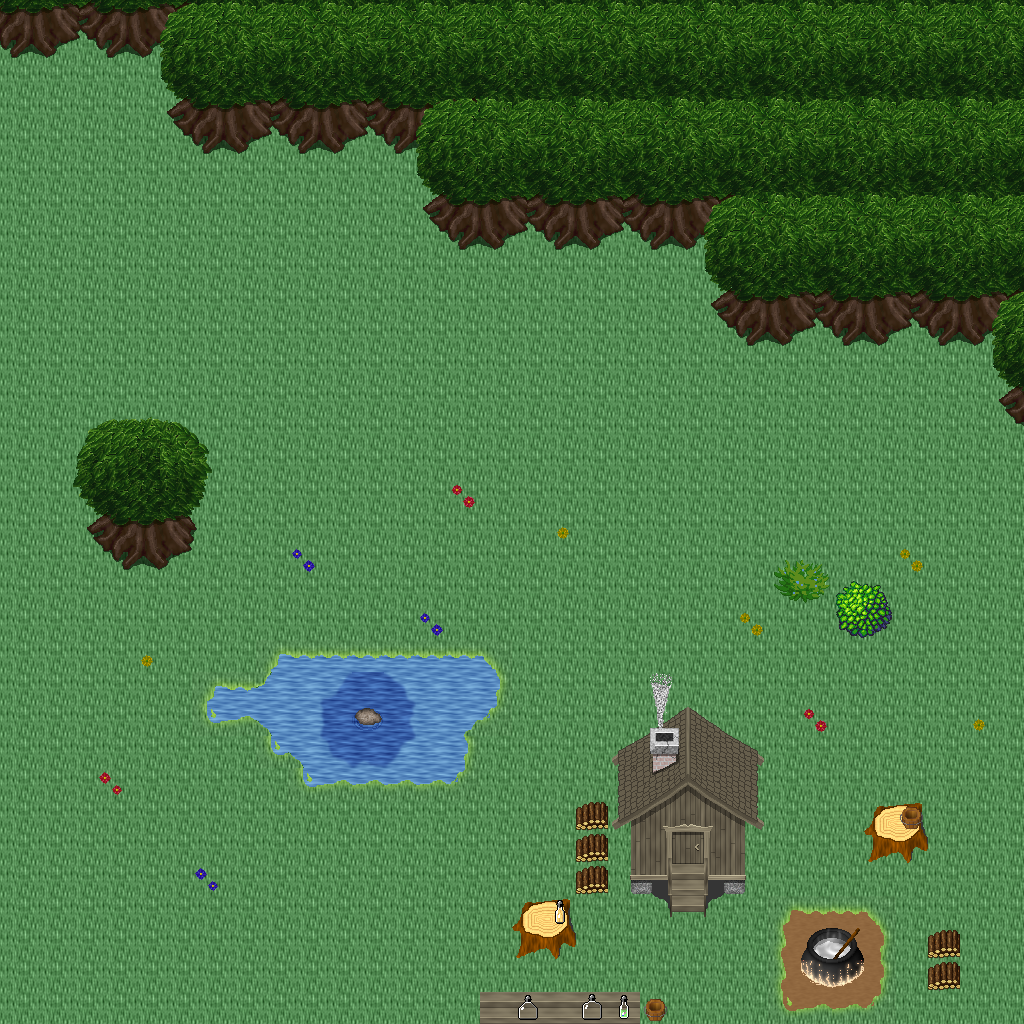

A 2D game scene composited from a Tiled map and its tileset images. What follows is a short description and the map's XML, with each tile layer's data collapsed to a summary:
An orthogonal 32x32 tile map with 32x32 px tiles, 5 tile layers (Ground, Objects, Objects2, Above, ...), 1 hidden layer not drawn, 39 tilesets.

<map version="1.10" tiledversion="1.11.0" orientation="orthogonal" renderorder="right-down" width="32" height="32" tilewidth="32" tileheight="32" infinite="0" nextlayerid="11" nextobjectid="1">
 <tileset firstgid="1" name="ground_ground" tilewidth="32" tileheight="32" tilecount="33" columns="3">
  <image source="../drawable/ground_ground.png" width="96" height="352" />
 </tileset>
 <tileset firstgid="34" name="ground_water_pool" tilewidth="32" tileheight="32" tilecount="72" columns="3">
  <image source="../drawable/ground_water_pool.png" width="96" height="768" />
 </tileset>
 <tileset firstgid="106" name="ground_ridge_earth_dark" tilewidth="32" tileheight="32" tilecount="96" columns="12">
  <image source="../drawable/ground_ridge_earth_dark.png" width="384" height="256" />
 </tileset>
 <tileset firstgid="202" name="ground_grass_edges" tilewidth="32" tileheight="32" tilecount="36" columns="12">
  <image source="../drawable/ground_grass_edges.png" width="384" height="96" />
 </tileset>
 <tileset firstgid="238" name="ground_grass_corners" tilewidth="32" tileheight="32" tilecount="24" columns="6">
  <image source="../drawable/ground_grass_corners.png" width="192" height="128" />
 </tileset>
 <tileset firstgid="262" name="plant_flower_daisy_blue" tilewidth="32" tileheight="32" tilecount="8" columns="2">
  <image source="../drawable/plant_flower_daisy_blue.png" width="64" height="128" />
 </tileset>
 <tileset firstgid="270" name="plant_flower_daisy_yellow" tilewidth="32" tileheight="32" tilecount="8" columns="2">
  <image source="../drawable/plant_flower_daisy_yellow.png" width="64" height="128" />
 </tileset>
 <tileset firstgid="278" name="plant_flower_daisy_red" tilewidth="32" tileheight="32" tilecount="8" columns="2">
  <image source="../drawable/plant_flower_daisy_red.png" width="64" height="128" />
 </tileset>
 <tileset firstgid="286" name="plant_flower_daisy_white" tilewidth="32" tileheight="32" tilecount="8" columns="2">
  <image source="../drawable/plant_flower_daisy_white.png" width="64" height="128" />
 </tileset>
 <tileset firstgid="294" name="logic_collision" tilewidth="32" tileheight="32" tilecount="1" columns="1">
  <image source="../drawable/logic_collision.png" width="32" height="32" />
 </tileset>
 <tileset firstgid="295" name="plant_tree_tree_green" tilewidth="32" tileheight="32" tilecount="88" columns="8">
  <image source="../drawable/plant_tree_tree_green.png" width="256" height="352" />
 </tileset>
 <tileset firstgid="383" name="plant_stump_stump_brown" tilewidth="32" tileheight="32" tilecount="4" columns="2">
  <image source="../drawable/plant_stump_stump_brown.png" width="64" height="64" />
 </tileset>
 <tileset firstgid="387" name="item_pot_cauldron" tilewidth="32" tileheight="32" tilecount="48" columns="8">
  <image source="../drawable/item_pot_cauldron.png" width="256" height="192" />
 </tileset>
 <tileset firstgid="435" name="plant_bush_various_small" tilewidth="32" tileheight="32" tilecount="9" columns="3">
  <image source="../drawable/plant_bush_various_small.png" width="96" height="96" />
 </tileset>
 <tileset firstgid="444" name="ground_rock_pebbles" tilewidth="32" tileheight="32" tilecount="3" columns="1">
  <image source="../drawable/ground_rock_pebbles.png" width="32" height="96" />
 </tileset>
 <tileset firstgid="447" name="ground_ladder_vertical_dark" tilewidth="32" tileheight="32" tilecount="3" columns="3">
  <image source="../drawable/ground_ladder_vertical_dark.png" width="96" height="32" />
 </tileset>
 <tileset firstgid="450" name="item_chemistry_empty_bottles" tilewidth="32" tileheight="32" tilecount="12" columns="4">
  <image source="../drawable/item_chemistry_empty_bottles.png" width="128" height="96" />
 </tileset>
 <tileset firstgid="462" name="item_chemistry_flask" tilewidth="32" tileheight="32" tilecount="3" columns="1">
  <image source="../drawable/item_chemistry_flask.png" width="32" height="96" />
 </tileset>
 <tileset firstgid="465" name="item_pot_barrel" tilewidth="32" tileheight="32" tilecount="2" columns="1">
  <image source="../drawable/item_pot_barrel.png" width="32" height="64" />
 </tileset>
 <tileset firstgid="467" name="item_flagpole" tilewidth="32" tileheight="32" tilecount="3" columns="1">
  <image source="../drawable/item_flagpole.png" width="32" height="96" />
 </tileset>
 <tileset firstgid="470" name="item_food_beehive1" tilewidth="32" tileheight="32" tilecount="1" columns="1">
  <image source="../drawable/item_food_beehive1.png" width="32" height="32" />
 </tileset>
 <tileset firstgid="471" name="item_food_beehive2" tilewidth="32" tileheight="32" tilecount="1" columns="1">
  <image source="../drawable/item_food_beehive2.png" width="32" height="32" />
 </tileset>
 <tileset firstgid="472" name="item_buzzing_bees" tilewidth="32" tileheight="32" tilecount="5" columns="5">
  <image source="../drawable/item_buzzing_bees.png" width="160" height="32" />
 </tileset>
 <tileset firstgid="477" name="plant_bush_hedge" tilewidth="32" tileheight="32" tilecount="35" columns="5">
  <image source="../drawable/plant_bush_hedge.png" width="160" height="224" />
 </tileset>
 <tileset firstgid="512" name="logic_creature_animal" tilewidth="32" tileheight="32" tilecount="32" columns="8">
  <image source="../drawable/logic_creature_animal.png" width="256" height="128" />
 </tileset>
 <tileset firstgid="544" name="furniture_table_wooden_trestle" tilewidth="32" tileheight="32" tilecount="9" columns="3">
  <image source="../drawable/furniture_table_wooden_trestle.png" width="96" height="96" />
 </tileset>
 <tileset firstgid="553" name="furniture_table_bench" tilewidth="32" tileheight="32" tilecount="3" columns="3">
  <image source="../drawable/furniture_table_bench.png" width="96" height="32" />
 </tileset>
 <tileset firstgid="556" name="item_food_smoked_meatandfish" tilewidth="32" tileheight="32" tilecount="4" columns="4">
  <image source="../drawable/item_food_smoked_meatandfish.png" width="128" height="32" />
 </tileset>
 <tileset firstgid="560" name="furniture_table_wooden_trestle_vertical" tilewidth="32" tileheight="32" tilecount="6" columns="2">
  <image source="../drawable/furniture_table_wooden_trestle_vertical.png" width="64" height="96" />
 </tileset>
 <tileset firstgid="566" name="building_huts" tilewidth="32" tileheight="32" tilecount="338" columns="26">
  <image source="../drawable/building_huts.png" width="832" height="416" />
 </tileset>
 <tileset firstgid="904" name="building_chimney_smoke" tilewidth="32" tileheight="32" tilecount="40" columns="4">
  <image source="../drawable/building_chimney_smoke.png" width="128" height="320" />
 </tileset>
 <tileset firstgid="944" name="item_firewood" tilewidth="32" tileheight="32" tilecount="12" columns="3">
  <image source="../drawable/item_firewood.png" width="96" height="128" />
 </tileset>
 <tileset firstgid="956" name="logic_item_herb" tilewidth="32" tileheight="32" tilecount="5" columns="5">
  <image source="../drawable/logic_item_herb.png" width="160" height="32" />
 </tileset>
 <tileset firstgid="961" name="logic_creature_reptile" tilewidth="32" tileheight="32" tilecount="7" columns="7">
  <image source="../drawable/logic_creature_reptile.png" width="224" height="32" />
 </tileset>
 <tileset firstgid="968" name="logic_creature_insect" tilewidth="32" tileheight="32" tilecount="5" columns="5">
  <image source="../drawable/logic_creature_insect.png" width="160" height="32" />
 </tileset>
 <tileset firstgid="973" name="plant_bush_bush_pinks" tilewidth="32" tileheight="32" tilecount="4" columns="2">
  <image source="../drawable/plant_bush_bush_pinks.png" width="64" height="64" />
 </tileset>
 <tileset firstgid="977" name="plant_bush_fern" tilewidth="32" tileheight="32" tilecount="32" columns="8">
  <image source="../drawable/plant_bush_fern.png" width="256" height="128" />
 </tileset>
 <tileset firstgid="1009" name="plant_bushes_and_trees" tilewidth="32" tileheight="32" tilecount="144" columns="16">
  <image source="../drawable/plant_bushes_and_trees.png" width="512" height="289" />
 </tileset>
 <tileset firstgid="1153" name="plant_bush_berried" tilewidth="32" tileheight="32" tilecount="60" columns="5">
  <image source="../drawable/plant_bush_berried.png" width="160" height="384" />
 </tileset>
 <layer id="1" name="Ground" width="32" height="32">
  <data>[1024 cells, 1024 non-empty, 12 distinct tile ids]</data>
 </layer>
 <layer id="2" name="Objects" width="32" height="32">
  <data>[1024 cells, 159 non-empty, 43 distinct tile ids]</data>
 </layer>
 <layer id="3" name="Objects2" width="32" height="32">
  <data>[1024 cells, 28 non-empty, 28 distinct tile ids]</data>
 </layer>
 <layer id="4" name="Above" width="32" height="32">
  <data>[1024 cells, 211 non-empty, 53 distinct tile ids]</data>
 </layer>
 <layer id="5" name="Above2" width="32" height="32">
  <data>[1024 cells, 2 non-empty, 2 distinct tile ids]</data>
 </layer>
 <layer id="6" name="Walkable" width="32" height="32" visible="0">
  <data>[1024 cells, 270 non-empty, 1 distinct tile ids]</data>
 </layer>
 <objectgroup id="7" name="Mapevents" />
 <objectgroup id="8" name="Spawn" />
 <objectgroup id="9" name="Keys" />
 <objectgroup id="10" name="Replace" />
</map>
